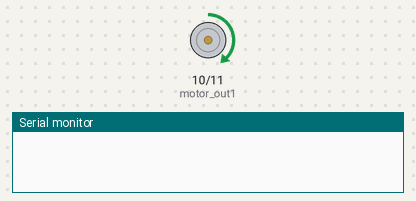
Recording of a sketch running on a simulated Arduino Uno, built with avr-gcc and run on an emulated ATmega328P. Shown: motor-driver pin pairs drawn as motors (green arrow = first pin HIGH = forward, orange = second pin HIGH = backward, longer = more drive), the last lines printed to the serial monitor.

Above: at 0.1 s.
At 15.1 s:
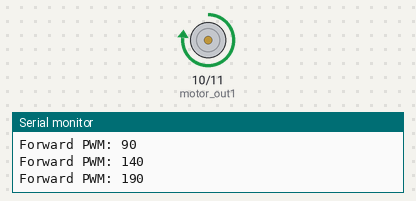
At 30.1 s:
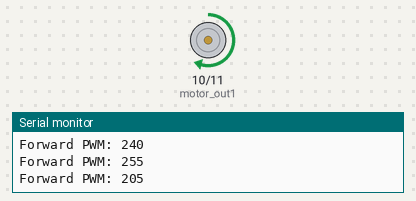
Timing chart, 0 to 36.5 s (numbered marks = the images above):
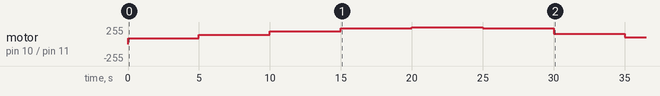

The sketch:

MOTOR_TEST.ino
```cpp
/*
This program tests the motor.
It will run forward from PWM = 90 to 255 and back down to 90.
Then it will run backward from PWM = 90 to 255 and back down to 90.
The loop will be called 20 times and then the motor should stop.
PWM values will be printed on console.
*/

const int motor_out1 = 10;  //forward pin
const int motor_out2 = 11;  //backward pin
int increment = true;  //increase PWM if true
int reverse = false;  //run backward if true
int terminate = false;  //stop the motor if true
int count = 0;  //count the number of times loop is called
int v = 0;  //initial PWM value

void setup()
{
  Serial.begin(9600);           // set up Serial library at 9600 bps
  pinMode(motor_out1, OUTPUT);
  pinMode(motor_out2, OUTPUT);
}

int getPWM() {
  if(increment) {
    v += 50;
    v = max(v, 90);
    v = min(v, 255);
    if(v >= 250)
      increment = false;
  }
  else {
    v -= 50;
    v = max(v, 90);
    v = min(v, 255);
    if(v <= 90) {
      reverse = !reverse;
      increment = true;
    }
  }

  return v;
}

int motorFoward() {
  int v1 = getPWM();
  analogWrite(motor_out2, 0);
  analogWrite(motor_out1, v1);
  delay(5000);
}

int motorBackward() {
  int v2 = getPWM();
  analogWrite(motor_out1, 0);
  analogWrite(motor_out2, v2);
  delay(5000);
}

void motorStop() {
  analogWrite(motor_out1, 0);
  analogWrite(motor_out2, 0);
  delay(1000);
}

void loop()
{
  count++;
  if(count == 20)
    terminate = true;
  if(!reverse && !terminate) {
    motorFoward();
    Serial.print("Forward PWM: ");
    Serial.println(v, DEC);
    Serial.print("\n");
  }
  else if(reverse && !terminate) {
    motorBackward();
    Serial.print("Backward PWM: ");
    Serial.println(v, DEC);
    Serial.print("\n");
  }
  else {
    motorStop();
    Serial.print("Motor is stopped.");
    Serial.print("\n");
  }
}
```

Measured:
- by itself, motor on pin 10 (motor_out1) / pin 11 (motor_out2): rises from stopped to forward 255/255 in 20.0 s, then falls to forward 105/255 in 15.0 s
